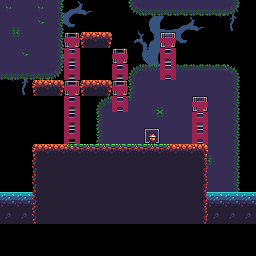

A level layout from a 2D game, rendered from its tile map. Below: a short description, then the map file with its tile-grid data intact:
An orthogonal 16x16 tile map with 16x16 px tiles, 6 tile layers (water, tree, background, map, ...), 3 tilesets.

<map version="1.2" tiledversion="1.3.2" orientation="orthogonal" renderorder="right-down" compressionlevel="0" width="16" height="16" tilewidth="16" tileheight="16" infinite="0" nextlayerid="9" nextobjectid="1">
 <tileset firstgid="1" source="../Actors.tsx" />
 <tileset firstgid="257" source="../Blocks.tsx" />
 <tileset firstgid="513" source="new_tileset.tileset.tsx" />
 <layer id="1" name="water" width="16" height="16">
  <data encoding="csv">
0,0,0,0,0,0,0,0,0,0,0,0,0,0,0,0,
0,0,0,0,0,0,0,0,0,0,0,0,0,0,0,0,
0,0,0,0,0,0,0,0,0,0,0,0,0,0,0,0,
0,0,0,0,0,0,0,0,0,0,0,0,0,0,0,0,
0,0,0,0,0,0,0,0,0,0,0,0,0,0,0,0,
0,0,0,0,0,0,0,0,0,0,0,0,0,0,0,0,
0,0,0,0,0,0,0,0,0,0,0,0,0,0,0,0,
0,0,0,0,0,0,0,0,0,0,0,0,0,0,0,0,
0,0,0,0,0,0,0,0,0,0,0,0,0,0,0,0,
0,0,0,0,0,0,0,0,0,0,0,0,0,0,0,0,
0,0,0,0,0,0,0,0,0,0,0,0,0,0,0,0,
0,0,0,0,0,0,0,0,0,0,0,0,0,0,0,0,
606,606,606,606,606,606,606,606,606,606,606,606,606,606,606,606,
623,623,623,623,623,623,623,623,623,623,623,623,623,623,623,623,
0,0,0,0,0,0,0,0,0,0,0,0,0,0,0,0,
0,0,0,0,0,0,0,0,0,0,0,0,0,0,0,0
</data>
 </layer>
 <layer id="8" name="tree" width="16" height="16">
  <data encoding="csv">
0,0,0,517,518,519,0,0,0,0,0,0,0,513,514,0,
0,0,0,534,535,536,0,0,515,516,517,518,519,530,531,0,
0,0,0,551,552,553,0,0,532,533,534,535,536,0,0,0,
0,0,0,568,569,570,0,0,549,550,551,552,553,0,0,0,
513,514,0,0,0,0,0,0,566,567,568,569,570,0,0,0,
530,531,0,0,0,0,0,0,583,584,585,586,587,0,0,0,
0,0,0,0,0,0,0,0,600,601,602,603,604,0,0,0,
0,0,0,0,0,0,0,0,617,618,619,620,621,0,0,0,
0,0,0,0,0,0,0,0,634,635,636,637,638,0,0,0,
0,0,0,0,0,0,0,0,0,0,0,0,0,0,0,0,
0,0,0,0,0,0,0,0,0,0,0,0,0,0,0,0,
0,0,0,0,0,0,0,0,0,0,0,0,0,0,0,0,
0,0,0,0,0,0,0,0,0,0,0,0,0,0,0,0,
0,0,0,0,0,0,0,0,0,0,0,0,0,0,0,0,
0,0,0,0,0,0,0,0,0,0,0,0,0,0,0,0,
0,0,0,0,0,0,0,0,0,0,0,0,0,0,0,0
</data>
 </layer>
 <layer id="6" name="background" width="16" height="16">
  <data encoding="csv">
625,610,625,611,0,0,0,0,626,627,627,627,627,627,628,0,
590,591,624,611,0,0,0,0,0,0,0,0,0,0,0,0,
607,608,610,611,0,0,0,0,0,0,0,0,0,0,0,0,
610,624,610,611,0,0,0,0,0,0,0,0,0,0,0,0,
627,627,627,628,0,0,0,0,592,593,593,593,593,593,594,0,
0,0,0,0,0,523,0,0,609,610,610,610,610,610,611,0,
0,0,0,0,0,0,592,593,608,590,591,610,624,610,611,0,
0,0,0,0,0,0,609,610,610,607,608,610,610,610,611,0,
0,0,0,0,0,0,609,610,610,610,610,610,610,610,611,0,
0,0,0,0,0,0,0,0,624,0,0,610,590,591,611,0,
0,0,0,0,0,0,0,0,0,0,0,0,607,608,611,0,
0,0,0,0,0,0,0,0,0,0,0,0,610,610,611,0,
0,0,0,0,0,0,0,0,0,0,0,0,0,0,0,0,
0,0,0,0,0,0,0,0,0,0,0,0,0,0,0,0,
0,0,0,0,0,0,0,0,0,0,0,0,0,0,0,0,
0,0,0,0,0,0,0,0,0,0,0,0,0,0,0,0
</data>
 </layer>
 <layer id="7" name="map" width="16" height="16">
  <data encoding="csv">
0,0,0,0,0,0,0,0,0,0,0,0,0,0,0,0,
0,0,0,0,0,0,0,0,0,0,0,0,0,0,0,0,
0,0,0,0,588,523,525,0,0,0,588,0,0,0,0,0,
0,0,0,0,605,0,0,588,0,0,605,0,0,0,0,0,
0,0,0,0,605,0,0,605,0,0,622,0,0,0,0,0,
0,0,523,525,605,523,525,605,0,0,0,0,0,0,0,0,
0,0,0,0,605,0,0,622,0,0,0,0,588,0,0,0,
0,0,0,0,605,0,0,0,0,0,0,0,605,0,0,0,
0,0,0,0,622,0,0,0,0,0,0,0,622,0,0,0,
0,0,523,524,520,521,521,521,521,521,522,524,525,0,0,0,
0,0,540,541,541,541,541,541,541,541,541,541,542,0,0,0,
0,0,540,541,541,541,541,541,541,541,541,541,542,0,0,0,
0,0,540,541,541,541,541,541,541,541,541,541,542,0,0,0,
0,0,540,541,541,541,541,541,541,541,541,541,542,0,0,0,
0,0,0,0,0,0,0,0,0,0,0,0,0,0,0,0,
0,0,0,0,0,0,0,0,0,0,0,0,0,0,0,0
</data>
 </layer>
 <layer id="2" name="objects" width="16" height="16">
  <data encoding="csv">
0,0,0,0,0,0,0,0,0,0,0,0,0,0,0,0,
0,0,0,0,0,0,0,0,0,0,0,0,0,0,0,0,
0,0,0,0,258,0,0,0,0,0,258,0,0,0,0,0,
0,0,0,0,257,0,0,258,0,0,257,0,0,0,0,0,
0,0,0,0,257,0,0,257,0,0,257,0,0,0,0,0,
0,0,0,0,258,0,0,258,0,0,0,0,0,0,0,0,
0,0,0,0,257,0,0,257,0,0,0,0,258,0,0,0,
0,0,0,0,257,0,0,0,0,0,0,0,257,0,0,0,
0,0,0,0,257,0,0,0,0,1,0,0,257,0,0,0,
0,0,0,0,0,0,0,0,0,0,0,0,0,0,0,0,
0,0,0,0,0,0,0,0,0,0,0,0,0,0,0,0,
0,0,0,0,0,0,0,0,0,0,0,0,0,0,0,0,
0,0,0,0,0,0,0,0,0,0,0,0,0,0,0,0,
0,0,0,0,0,0,0,0,0,0,0,0,0,0,0,0,
0,0,0,0,0,0,0,0,0,0,0,0,0,0,0,0,
0,0,0,0,0,0,0,0,0,0,0,0,0,0,0,0
</data>
 </layer>
 <layer id="3" name="foreground" width="16" height="16">
  <data encoding="csv">
0,0,0,0,0,0,0,0,0,0,0,0,0,0,0,0,
0,0,0,0,0,0,0,0,0,0,0,0,0,0,0,0,
0,0,0,0,0,0,0,0,0,0,0,0,0,0,0,0,
0,0,0,0,0,0,0,0,0,0,0,0,0,0,0,0,
0,0,0,0,0,0,0,0,0,0,0,0,0,0,0,0,
0,0,0,0,0,0,0,0,0,0,0,0,0,0,0,0,
0,0,0,0,0,0,0,0,0,0,0,0,0,0,0,0,
0,0,0,0,0,0,0,0,0,0,0,0,0,0,0,0,
0,0,0,0,0,0,0,0,0,0,0,0,0,0,0,0,
0,0,0,0,0,0,0,0,0,0,0,0,0,0,0,0,
0,0,0,0,0,0,0,0,0,0,0,0,0,0,0,0,
0,0,0,0,0,0,0,0,0,0,0,0,0,0,0,0,
0,0,0,0,0,0,0,0,0,0,0,0,0,0,0,0,
0,0,0,0,0,0,0,0,0,0,0,0,0,0,0,0,
0,0,0,0,0,0,0,0,0,0,0,0,0,0,0,0,
0,0,0,0,0,0,0,0,0,0,0,0,0,0,0,0
</data>
 </layer>
 <objectgroup id="5" name="events" />
</map>
